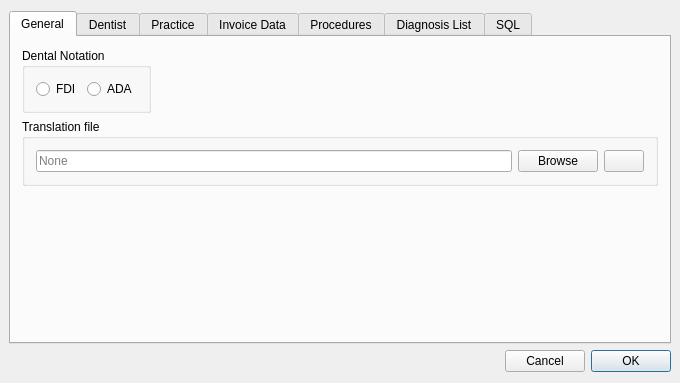
<?xml version="1.0" encoding="UTF-8"?>
<ui version="4.0">
 <class>SettingsDialog</class>
 <widget class="QDialog" name="SettingsDialog">
  <property name="geometry">
   <rect>
    <x>0</x>
    <y>0</y>
    <width>680</width>
    <height>383</height>
   </rect>
  </property>
  <property name="minimumSize">
   <size>
    <width>0</width>
    <height>0</height>
   </size>
  </property>
  <property name="windowTitle">
   <string>SettingsDialog</string>
  </property>
  <layout class="QVBoxLayout" name="verticalLayout">
   <property name="leftMargin">
    <number>9</number>
   </property>
   <property name="rightMargin">
    <number>9</number>
   </property>
   <item>
    <widget class="QTabWidget" name="tabWidget">
     <property name="sizePolicy">
      <sizepolicy hsizetype="Expanding" vsizetype="Expanding">
       <horstretch>0</horstretch>
       <verstretch>0</verstretch>
      </sizepolicy>
     </property>
     <property name="currentIndex">
      <number>0</number>
     </property>
     <widget class="QWidget" name="generalTab">
      <attribute name="title">
       <string>General</string>
      </attribute>
      <layout class="QVBoxLayout" name="verticalLayout_3">
       <item>
        <layout class="QHBoxLayout" name="horizontalLayout_8">
         <item>
          <widget class="QGroupBox" name="groupBox">
           <property name="title">
            <string>Dental Notation</string>
           </property>
           <layout class="QHBoxLayout" name="horizontalLayout_4">
            <item>
             <widget class="QRadioButton" name="fdiButton">
              <property name="text">
               <string>FDI</string>
              </property>
             </widget>
            </item>
            <item>
             <widget class="QRadioButton" name="adaButton">
              <property name="text">
               <string>ADA</string>
              </property>
             </widget>
            </item>
           </layout>
          </widget>
         </item>
         <item>
          <spacer name="horizontalSpacer_5">
           <property name="orientation">
            <enum>Qt::Orientation::Horizontal</enum>
           </property>
           <property name="sizeHint" stdset="0">
            <size>
             <width>40</width>
             <height>20</height>
            </size>
           </property>
          </spacer>
         </item>
        </layout>
       </item>
       <item>
        <widget class="QGroupBox" name="groupBox_3">
         <property name="title">
          <string>Translation file</string>
         </property>
         <layout class="QHBoxLayout" name="horizontalLayout_7">
          <item>
           <widget class="QLineEdit" name="tsEdit">
            <property name="text">
             <string/>
            </property>
            <property name="readOnly">
             <bool>true</bool>
            </property>
            <property name="placeholderText">
             <string>None</string>
            </property>
           </widget>
          </item>
          <item>
           <widget class="QPushButton" name="tsButton">
            <property name="text">
             <string>Browse</string>
            </property>
           </widget>
          </item>
          <item>
           <widget class="QPushButton" name="removeTsButton">
            <property name="toolTip">
             <string>Remove Translation File</string>
            </property>
            <property name="text">
             <string/>
            </property>
           </widget>
          </item>
         </layout>
        </widget>
       </item>
       <item>
        <spacer name="verticalSpacer_3">
         <property name="orientation">
          <enum>Qt::Orientation::Vertical</enum>
         </property>
         <property name="sizeHint" stdset="0">
          <size>
           <width>20</width>
           <height>151</height>
          </size>
         </property>
        </spacer>
       </item>
      </layout>
     </widget>
     <widget class="QWidget" name="doctorSettings">
      <attribute name="title">
       <string>Dentist</string>
      </attribute>
      <layout class="QVBoxLayout" name="verticalLayout_22">
       <item>
        <layout class="QHBoxLayout" name="horizontalLayout_27">
         <item>
          <layout class="QVBoxLayout" name="verticalLayout_20">
           <item>
            <widget class="QLabel" name="label_23">
             <property name="text">
              <string>First name::</string>
             </property>
            </widget>
           </item>
           <item>
            <widget class="QLabel" name="label_25">
             <property name="text">
              <string>Last name::</string>
             </property>
            </widget>
           </item>
           <item>
            <widget class="QLabel" name="label_28">
             <property name="text">
              <string>Password:</string>
             </property>
            </widget>
           </item>
          </layout>
         </item>
         <item>
          <layout class="QVBoxLayout" name="verticalLayout_21">
           <property name="spacing">
            <number>6</number>
           </property>
           <item>
            <layout class="QHBoxLayout" name="horizontalLayout_29">
             <item>
              <widget class="NameEdit" name="fNameEdit">
               <property name="sizePolicy">
                <sizepolicy hsizetype="Preferred" vsizetype="Preferred">
                 <horstretch>0</horstretch>
                 <verstretch>0</verstretch>
                </sizepolicy>
               </property>
               <property name="maxLength">
                <number>50</number>
               </property>
              </widget>
             </item>
             <item>
              <spacer name="horizontalSpacer_21">
               <property name="orientation">
                <enum>Qt::Orientation::Horizontal</enum>
               </property>
               <property name="sizeHint" stdset="0">
                <size>
                 <width>40</width>
                 <height>20</height>
                </size>
               </property>
              </spacer>
             </item>
            </layout>
           </item>
           <item>
            <layout class="QHBoxLayout" name="horizontalLayout_31">
             <item>
              <widget class="NameEdit" name="lNameEdit">
               <property name="sizePolicy">
                <sizepolicy hsizetype="Preferred" vsizetype="Preferred">
                 <horstretch>0</horstretch>
                 <verstretch>0</verstretch>
                </sizepolicy>
               </property>
               <property name="maxLength">
                <number>50</number>
               </property>
              </widget>
             </item>
             <item>
              <spacer name="horizontalSpacer_23">
               <property name="orientation">
                <enum>Qt::Orientation::Horizontal</enum>
               </property>
               <property name="sizeHint" stdset="0">
                <size>
                 <width>40</width>
                 <height>20</height>
                </size>
               </property>
              </spacer>
             </item>
            </layout>
           </item>
           <item>
            <layout class="QHBoxLayout" name="horizontalLayout_34">
             <item>
              <widget class="LineEdit" name="doctorPassEdit">
               <property name="sizePolicy">
                <sizepolicy hsizetype="Preferred" vsizetype="Preferred">
                 <horstretch>0</horstretch>
                 <verstretch>0</verstretch>
                </sizepolicy>
               </property>
               <property name="maxLength">
                <number>20</number>
               </property>
               <property name="echoMode">
                <enum>QLineEdit::EchoMode::Normal</enum>
               </property>
               <property name="placeholderText">
                <string>No password</string>
               </property>
              </widget>
             </item>
             <item>
              <spacer name="horizontalSpacer_26">
               <property name="orientation">
                <enum>Qt::Orientation::Horizontal</enum>
               </property>
               <property name="sizeHint" stdset="0">
                <size>
                 <width>40</width>
                 <height>20</height>
                </size>
               </property>
              </spacer>
             </item>
            </layout>
           </item>
          </layout>
         </item>
        </layout>
       </item>
       <item>
        <spacer name="verticalSpacer_5">
         <property name="orientation">
          <enum>Qt::Orientation::Vertical</enum>
         </property>
         <property name="sizeHint" stdset="0">
          <size>
           <width>0</width>
           <height>20</height>
          </size>
         </property>
        </spacer>
       </item>
      </layout>
     </widget>
     <widget class="QWidget" name="practiceSettings">
      <attribute name="title">
       <string>Practice</string>
      </attribute>
      <layout class="QVBoxLayout" name="verticalLayout_19">
       <item>
        <widget class="QGroupBox" name="groupBox_2">
         <property name="title">
          <string>Dentists</string>
         </property>
         <layout class="QVBoxLayout" name="verticalLayout_23">
          <item>
           <layout class="QHBoxLayout" name="horizontalLayout_6">
            <item>
             <widget class="QListWidget" name="dentistList">
              <property name="sizePolicy">
               <sizepolicy hsizetype="Expanding" vsizetype="Expanding">
                <horstretch>0</horstretch>
                <verstretch>0</verstretch>
               </sizepolicy>
              </property>
              <property name="minimumSize">
               <size>
                <width>0</width>
                <height>0</height>
               </size>
              </property>
             </widget>
            </item>
            <item>
             <layout class="QVBoxLayout" name="verticalLayout_5">
              <item>
               <widget class="QPushButton" name="addDentist">
                <property name="sizePolicy">
                 <sizepolicy hsizetype="Preferred" vsizetype="Fixed">
                  <horstretch>0</horstretch>
                  <verstretch>0</verstretch>
                 </sizepolicy>
                </property>
                <property name="minimumSize">
                 <size>
                  <width>0</width>
                  <height>0</height>
                 </size>
                </property>
                <property name="text">
                 <string>Add Dentist</string>
                </property>
               </widget>
              </item>
              <item>
               <widget class="QPushButton" name="removeDentist">
                <property name="sizePolicy">
                 <sizepolicy hsizetype="Preferred" vsizetype="Fixed">
                  <horstretch>0</horstretch>
                  <verstretch>0</verstretch>
                 </sizepolicy>
                </property>
                <property name="text">
                 <string>Remove Dentist</string>
                </property>
               </widget>
              </item>
              <item>
               <spacer name="verticalSpacer">
                <property name="orientation">
                 <enum>Qt::Orientation::Vertical</enum>
                </property>
                <property name="sizeType">
                 <enum>QSizePolicy::Policy::Expanding</enum>
                </property>
                <property name="sizeHint" stdset="0">
                 <size>
                  <width>40</width>
                  <height>20</height>
                 </size>
                </property>
               </spacer>
              </item>
             </layout>
            </item>
           </layout>
          </item>
         </layout>
        </widget>
       </item>
      </layout>
     </widget>
     <widget class="QWidget" name="companySettings">
      <attribute name="title">
       <string>Invoice Data</string>
      </attribute>
      <layout class="QVBoxLayout" name="verticalLayout_2">
       <item>
        <layout class="QHBoxLayout" name="horizontalLayout_21">
         <item>
          <layout class="QVBoxLayout" name="verticalLayout_8">
           <item>
            <widget class="QLabel" name="label_2">
             <property name="text">
              <string>Company:</string>
             </property>
            </widget>
           </item>
           <item>
            <widget class="QLabel" name="label_7">
             <property name="text">
              <string>Address:</string>
             </property>
            </widget>
           </item>
           <item>
            <widget class="QLabel" name="label_9">
             <property name="text">
              <string>Identifier:</string>
             </property>
            </widget>
           </item>
           <item>
            <widget class="QLabel" name="label">
             <property name="text">
              <string>VAT:</string>
             </property>
            </widget>
           </item>
           <item>
            <widget class="QLabel" name="label_3">
             <property name="text">
              <string>Currency:</string>
             </property>
            </widget>
           </item>
           <item>
            <widget class="QLabel" name="label_20">
             <property name="text">
              <string>Bank:</string>
             </property>
            </widget>
           </item>
           <item>
            <widget class="QLabel" name="label_19">
             <property name="text">
              <string>IBAN:</string>
             </property>
            </widget>
           </item>
           <item>
            <widget class="QLabel" name="label_21">
             <property name="text">
              <string>BIC (SWIFT):</string>
             </property>
            </widget>
           </item>
          </layout>
         </item>
         <item>
          <layout class="QVBoxLayout" name="verticalLayout_14">
           <item>
            <layout class="QHBoxLayout" name="horizontalLayout_25">
             <item>
              <widget class="LineEdit" name="companyEdit">
               <property name="sizePolicy">
                <sizepolicy hsizetype="Preferred" vsizetype="Fixed">
                 <horstretch>0</horstretch>
                 <verstretch>0</verstretch>
                </sizepolicy>
               </property>
               <property name="maxLength">
                <number>70</number>
               </property>
              </widget>
             </item>
             <item>
              <spacer name="horizontalSpacer_16">
               <property name="orientation">
                <enum>Qt::Orientation::Horizontal</enum>
               </property>
               <property name="sizeHint" stdset="0">
                <size>
                 <width>40</width>
                 <height>20</height>
                </size>
               </property>
              </spacer>
             </item>
            </layout>
           </item>
           <item>
            <layout class="QHBoxLayout" name="horizontalLayout_19">
             <item>
              <widget class="LineEdit" name="addressEdit">
               <property name="sizePolicy">
                <sizepolicy hsizetype="Preferred" vsizetype="Fixed">
                 <horstretch>0</horstretch>
                 <verstretch>0</verstretch>
                </sizepolicy>
               </property>
               <property name="maxLength">
                <number>100</number>
               </property>
              </widget>
             </item>
             <item>
              <spacer name="horizontalSpacer_8">
               <property name="orientation">
                <enum>Qt::Orientation::Horizontal</enum>
               </property>
               <property name="sizeType">
                <enum>QSizePolicy::Policy::Expanding</enum>
               </property>
               <property name="sizeHint" stdset="0">
                <size>
                 <width>40</width>
                 <height>20</height>
                </size>
               </property>
              </spacer>
             </item>
            </layout>
           </item>
           <item>
            <layout class="QHBoxLayout" name="horizontalLayout_18">
             <item>
              <widget class="LineEdit" name="identifierEdit">
               <property name="sizePolicy">
                <sizepolicy hsizetype="Preferred" vsizetype="Fixed">
                 <horstretch>0</horstretch>
                 <verstretch>0</verstretch>
                </sizepolicy>
               </property>
               <property name="maxLength">
                <number>13</number>
               </property>
              </widget>
             </item>
             <item>
              <spacer name="horizontalSpacer_9">
               <property name="orientation">
                <enum>Qt::Orientation::Horizontal</enum>
               </property>
               <property name="sizeHint" stdset="0">
                <size>
                 <width>40</width>
                 <height>20</height>
                </size>
               </property>
              </spacer>
             </item>
            </layout>
           </item>
           <item>
            <layout class="QHBoxLayout" name="horizontalLayout_2">
             <property name="topMargin">
              <number>0</number>
             </property>
             <item>
              <widget class="QSpinBox" name="vatSpin">
               <property name="maximumSize">
                <size>
                 <width>61</width>
                 <height>16777215</height>
                </size>
               </property>
               <property name="buttonSymbols">
                <enum>QAbstractSpinBox::ButtonSymbols::NoButtons</enum>
               </property>
               <property name="suffix">
                <string>%</string>
               </property>
              </widget>
             </item>
             <item>
              <spacer name="horizontalSpacer_2">
               <property name="orientation">
                <enum>Qt::Orientation::Horizontal</enum>
               </property>
               <property name="sizeHint" stdset="0">
                <size>
                 <width>40</width>
                 <height>20</height>
                </size>
               </property>
              </spacer>
             </item>
            </layout>
           </item>
           <item>
            <layout class="QHBoxLayout" name="horizontalLayout_5">
             <property name="topMargin">
              <number>0</number>
             </property>
             <item>
              <widget class="LineEdit" name="currencyEdit">
               <property name="sizePolicy">
                <sizepolicy hsizetype="Minimum" vsizetype="Fixed">
                 <horstretch>0</horstretch>
                 <verstretch>0</verstretch>
                </sizepolicy>
               </property>
               <property name="maximumSize">
                <size>
                 <width>61</width>
                 <height>16777215</height>
                </size>
               </property>
               <property name="maxLength">
                <number>4</number>
               </property>
              </widget>
             </item>
             <item>
              <spacer name="horizontalSpacer">
               <property name="orientation">
                <enum>Qt::Orientation::Horizontal</enum>
               </property>
               <property name="sizeHint" stdset="0">
                <size>
                 <width>40</width>
                 <height>20</height>
                </size>
               </property>
              </spacer>
             </item>
            </layout>
           </item>
           <item>
            <layout class="QHBoxLayout" name="horizontalLayout_16">
             <item>
              <widget class="LineEdit" name="bankEdit">
               <property name="sizePolicy">
                <sizepolicy hsizetype="Preferred" vsizetype="Fixed">
                 <horstretch>0</horstretch>
                 <verstretch>0</verstretch>
                </sizepolicy>
               </property>
               <property name="maxLength">
                <number>200</number>
               </property>
              </widget>
             </item>
             <item>
              <spacer name="horizontalSpacer_11">
               <property name="orientation">
                <enum>Qt::Orientation::Horizontal</enum>
               </property>
               <property name="sizeHint" stdset="0">
                <size>
                 <width>40</width>
                 <height>20</height>
                </size>
               </property>
              </spacer>
             </item>
            </layout>
           </item>
           <item>
            <layout class="QHBoxLayout" name="horizontalLayout_15">
             <item>
              <widget class="LineEdit" name="ibanEdit">
               <property name="sizePolicy">
                <sizepolicy hsizetype="Preferred" vsizetype="Fixed">
                 <horstretch>0</horstretch>
                 <verstretch>0</verstretch>
                </sizepolicy>
               </property>
               <property name="maxLength">
                <number>22</number>
               </property>
              </widget>
             </item>
             <item>
              <spacer name="horizontalSpacer_12">
               <property name="orientation">
                <enum>Qt::Orientation::Horizontal</enum>
               </property>
               <property name="sizeHint" stdset="0">
                <size>
                 <width>40</width>
                 <height>20</height>
                </size>
               </property>
              </spacer>
             </item>
            </layout>
           </item>
           <item>
            <layout class="QHBoxLayout" name="horizontalLayout_14">
             <item>
              <widget class="LineEdit" name="bicEdit">
               <property name="sizePolicy">
                <sizepolicy hsizetype="Preferred" vsizetype="Fixed">
                 <horstretch>0</horstretch>
                 <verstretch>0</verstretch>
                </sizepolicy>
               </property>
               <property name="maxLength">
                <number>8</number>
               </property>
              </widget>
             </item>
             <item>
              <spacer name="horizontalSpacer_13">
               <property name="orientation">
                <enum>Qt::Orientation::Horizontal</enum>
               </property>
               <property name="sizeHint" stdset="0">
                <size>
                 <width>58</width>
                 <height>20</height>
                </size>
               </property>
              </spacer>
             </item>
            </layout>
           </item>
          </layout>
         </item>
        </layout>
       </item>
       <item>
        <spacer name="verticalSpacer_2">
         <property name="orientation">
          <enum>Qt::Orientation::Vertical</enum>
         </property>
         <property name="sizeHint" stdset="0">
          <size>
           <width>20</width>
           <height>174</height>
          </size>
         </property>
        </spacer>
       </item>
      </layout>
     </widget>
     <widget class="QWidget" name="codeTab">
      <attribute name="title">
       <string>Procedures</string>
      </attribute>
      <layout class="QVBoxLayout" name="verticalLayout_25">
       <item>
        <widget class="ProcedureListView" name="priceListView" native="true">
         <property name="sizePolicy">
          <sizepolicy hsizetype="Preferred" vsizetype="Expanding">
           <horstretch>0</horstretch>
           <verstretch>0</verstretch>
          </sizepolicy>
         </property>
        </widget>
       </item>
       <item>
        <layout class="QHBoxLayout" name="horizontalLayout_3">
         <property name="topMargin">
          <number>0</number>
         </property>
         <item>
          <spacer name="horizontalSpacer_3">
           <property name="orientation">
            <enum>Qt::Orientation::Horizontal</enum>
           </property>
           <property name="sizeHint" stdset="0">
            <size>
             <width>40</width>
             <height>20</height>
            </size>
           </property>
          </spacer>
         </item>
         <item>
          <widget class="QPushButton" name="addButton">
           <property name="text">
            <string>Add Procedure</string>
           </property>
          </widget>
         </item>
         <item>
          <widget class="QPushButton" name="removeButton">
           <property name="text">
            <string>Remove Procedure</string>
           </property>
          </widget>
         </item>
         <item>
          <spacer name="horizontalSpacer_4">
           <property name="orientation">
            <enum>Qt::Orientation::Horizontal</enum>
           </property>
           <property name="sizeHint" stdset="0">
            <size>
             <width>40</width>
             <height>20</height>
            </size>
           </property>
          </spacer>
         </item>
        </layout>
       </item>
      </layout>
     </widget>
     <widget class="QWidget" name="diagnosisTab">
      <attribute name="title">
       <string>Diagnosis List</string>
      </attribute>
      <layout class="QVBoxLayout" name="verticalLayout_4">
       <item>
        <widget class="QListWidget" name="diagnosisList"/>
       </item>
       <item>
        <layout class="QHBoxLayout" name="horizontalLayout_9">
         <property name="topMargin">
          <number>0</number>
         </property>
         <item>
          <spacer name="horizontalSpacer_6">
           <property name="orientation">
            <enum>Qt::Orientation::Horizontal</enum>
           </property>
           <property name="sizeHint" stdset="0">
            <size>
             <width>40</width>
             <height>20</height>
            </size>
           </property>
          </spacer>
         </item>
         <item>
          <widget class="QPushButton" name="addDiagnosisButton">
           <property name="text">
            <string>Add Diagnosis</string>
           </property>
          </widget>
         </item>
         <item>
          <widget class="QPushButton" name="removeDiagnosisButton">
           <property name="text">
            <string>Remove Diagnosis</string>
           </property>
          </widget>
         </item>
         <item>
          <spacer name="horizontalSpacer_7">
           <property name="orientation">
            <enum>Qt::Orientation::Horizontal</enum>
           </property>
           <property name="sizeHint" stdset="0">
            <size>
             <width>40</width>
             <height>20</height>
            </size>
           </property>
          </spacer>
         </item>
        </layout>
       </item>
      </layout>
     </widget>
     <widget class="QWidget" name="sql">
      <attribute name="title">
       <string>SQL</string>
      </attribute>
      <layout class="QVBoxLayout" name="verticalLayout_24">
       <item>
        <spacer name="sqlSpacer1">
         <property name="orientation">
          <enum>Qt::Orientation::Vertical</enum>
         </property>
         <property name="sizeType">
          <enum>QSizePolicy::Policy::Expanding</enum>
         </property>
         <property name="sizeHint" stdset="0">
          <size>
           <width>40</width>
           <height>20</height>
          </size>
         </property>
        </spacer>
       </item>
       <item>
        <widget class="QLabel" name="sqlWarning">
         <property name="sizePolicy">
          <sizepolicy hsizetype="Preferred" vsizetype="Preferred">
           <horstretch>0</horstretch>
           <verstretch>0</verstretch>
          </sizepolicy>
         </property>
         <property name="text">
          <string>Warning! This section provides full control over the database. Certain queries may cause irreversible damage to the information it contains or disrupt the normal functioning of the program.</string>
         </property>
         <property name="alignment">
          <set>Qt::AlignmentFlag::AlignCenter</set>
         </property>
         <property name="wordWrap">
          <bool>true</bool>
         </property>
        </widget>
       </item>
       <item>
        <layout class="QHBoxLayout" name="horizontalLayout_36">
         <property name="bottomMargin">
          <number>0</number>
         </property>
         <item>
          <spacer name="horizontalSpacer_10">
           <property name="orientation">
            <enum>Qt::Orientation::Horizontal</enum>
           </property>
           <property name="sizeHint" stdset="0">
            <size>
             <width>40</width>
             <height>20</height>
            </size>
           </property>
          </spacer>
         </item>
         <item>
          <widget class="QPushButton" name="sqlAgree">
           <property name="text">
            <string>Proceed</string>
           </property>
          </widget>
         </item>
         <item>
          <spacer name="horizontalSpacer_28">
           <property name="orientation">
            <enum>Qt::Orientation::Horizontal</enum>
           </property>
           <property name="sizeHint" stdset="0">
            <size>
             <width>40</width>
             <height>20</height>
            </size>
           </property>
          </spacer>
         </item>
        </layout>
       </item>
       <item>
        <layout class="QHBoxLayout" name="horizontalLayout_17">
         <item>
          <widget class="QLineEdit" name="sqlEdit">
           <property name="enabled">
            <bool>true</bool>
           </property>
           <property name="placeholderText">
            <string>Enter query</string>
           </property>
          </widget>
         </item>
         <item>
          <widget class="QPushButton" name="sqlButton">
           <property name="enabled">
            <bool>true</bool>
           </property>
           <property name="text">
            <string>Execute</string>
           </property>
           <property name="autoDefault">
            <bool>true</bool>
           </property>
           <property name="default">
            <bool>true</bool>
           </property>
          </widget>
         </item>
        </layout>
       </item>
       <item>
        <widget class="QTableView" name="sqlTable">
         <property name="enabled">
          <bool>true</bool>
         </property>
         <property name="verticalScrollMode">
          <enum>QAbstractItemView::ScrollMode::ScrollPerItem</enum>
         </property>
         <property name="horizontalScrollMode">
          <enum>QAbstractItemView::ScrollMode::ScrollPerItem</enum>
         </property>
        </widget>
       </item>
       <item>
        <spacer name="sqlSpacer2">
         <property name="orientation">
          <enum>Qt::Orientation::Vertical</enum>
         </property>
         <property name="sizeType">
          <enum>QSizePolicy::Policy::Expanding</enum>
         </property>
         <property name="sizeHint" stdset="0">
          <size>
           <width>5</width>
           <height>20</height>
          </size>
         </property>
        </spacer>
       </item>
      </layout>
     </widget>
    </widget>
   </item>
   <item>
    <layout class="QHBoxLayout" name="horizontalLayout">
     <item>
      <widget class="QLabel" name="errorLabel">
       <property name="sizePolicy">
        <sizepolicy hsizetype="Expanding" vsizetype="Preferred">
         <horstretch>0</horstretch>
         <verstretch>0</verstretch>
        </sizepolicy>
       </property>
       <property name="minimumSize">
        <size>
         <width>0</width>
         <height>0</height>
        </size>
       </property>
       <property name="styleSheet">
        <string notr="true">color : red;</string>
       </property>
       <property name="text">
        <string/>
       </property>
      </widget>
     </item>
     <item>
      <widget class="QPushButton" name="cancelButton">
       <property name="text">
        <string>Cancel</string>
       </property>
      </widget>
     </item>
     <item>
      <widget class="QPushButton" name="okButton">
       <property name="text">
        <string>OK</string>
       </property>
       <property name="default">
        <bool>true</bool>
       </property>
      </widget>
     </item>
    </layout>
   </item>
  </layout>
 </widget>
 <layoutdefault spacing="6" margin="11"/>
 <customwidgets>
  <customwidget>
   <class>LineEdit</class>
   <extends>QLineEdit</extends>
   <header>View/uiComponents/LineEdit.h</header>
  </customwidget>
  <customwidget>
   <class>NameEdit</class>
   <extends>QLineEdit</extends>
   <header>View/uiComponents/NameEdit.h</header>
  </customwidget>
  <customwidget>
   <class>ProcedureListView</class>
   <extends>QWidget</extends>
   <header>View/SubWidgets/ProcedureListView.h</header>
   <container>1</container>
  </customwidget>
 </customwidgets>
 <resources/>
 <connections/>
</ui>
